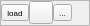
<?xml version="1.0" encoding="UTF-8"?>
<ui version="4.0">
 <class>vpDataSourceWidget</class>
 <widget class="QFrame" name="vpDataSourceWidget">
  <property name="geometry">
   <rect>
    <x>0</x>
    <y>0</y>
    <width>90</width>
    <height>26</height>
   </rect>
  </property>
  <property name="font">
   <font>
    <pointsize>6</pointsize>
   </font>
  </property>
  <property name="windowTitle">
   <string>Frame</string>
  </property>
  <property name="frameShape">
   <enum>QFrame::StyledPanel</enum>
  </property>
  <property name="frameShadow">
   <enum>QFrame::Raised</enum>
  </property>
  <layout class="QHBoxLayout" name="horizontalLayout">
   <property name="spacing">
    <number>0</number>
   </property>
   <property name="margin">
    <number>0</number>
   </property>
   <item>
    <widget class="QToolButton" name="btn_open">
     <property name="minimumSize">
      <size>
       <width>24</width>
       <height>16</height>
      </size>
     </property>
     <property name="font">
      <font>
       <pointsize>6</pointsize>
      </font>
     </property>
     <property name="text">
      <string>load</string>
     </property>
     <property name="checkable">
      <bool>true</bool>
     </property>
    </widget>
   </item>
   <item>
    <widget class="QToolButton" name="btn_exportCSV">
     <property name="text">
      <string notr="true"/>
     </property>
     <property name="icon">
      <iconset resource="../icons.qrc">
       <normaloff>:/icons/save_csv.png</normaloff>:/icons/save_csv.png</iconset>
     </property>
     <property name="iconSize">
      <size>
       <width>16</width>
       <height>16</height>
      </size>
     </property>
    </widget>
   </item>
   <item>
    <widget class="QToolButton" name="btn_record">
     <property name="text">
      <string>...</string>
     </property>
     <property name="icon">
      <iconset resource="../icons.qrc">
       <normaloff>:/icons/record.png</normaloff>:/icons/record.png</iconset>
     </property>
     <property name="iconSize">
      <size>
       <width>16</width>
       <height>16</height>
      </size>
     </property>
     <property name="checkable">
      <bool>true</bool>
     </property>
    </widget>
   </item>
   <item>
    <widget class="vpTxRxWidget" name="tx_widget" native="true">
     <property name="sizePolicy">
      <sizepolicy hsizetype="Fixed" vsizetype="Fixed">
       <horstretch>1</horstretch>
       <verstretch>1</verstretch>
      </sizepolicy>
     </property>
     <property name="minimumSize">
      <size>
       <width>16</width>
       <height>16</height>
      </size>
     </property>
    </widget>
   </item>
  </layout>
 </widget>
 <customwidgets>
  <customwidget>
   <class>vpTxRxWidget</class>
   <extends>QWidget</extends>
   <header>vptxrxwidget.h</header>
   <container>1</container>
  </customwidget>
 </customwidgets>
 <resources>
  <include location="../icons.qrc"/>
 </resources>
 <connections/>
</ui>
